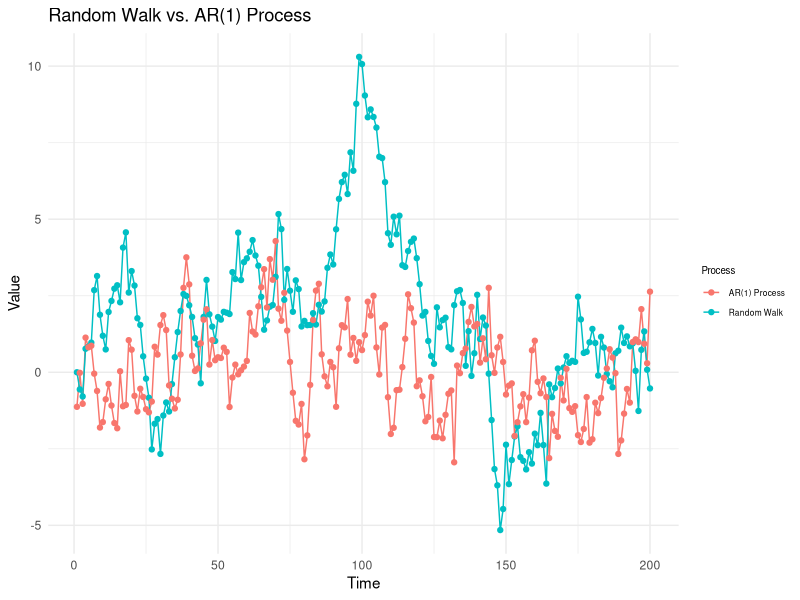

Here is the R script that generated this plot:
library(ggplot2)
set.seed(123)

# Using arima.sim to simulate ARIMA(0,1,0) (Random Walk)
random_walk_arima <- arima.sim(model = list(order = c(0, 1, 0)), n = 199)
#for n = 199 the time series data type is being 200 that is  one more than the value of n  

# Using arima.sim to simulate AR(1)
ar1_process<- arima.sim(model = list(ar = 0.8), n = 200)

#plotting
df <- data.frame(
  Time = rep(1:200, 2),
  Value = c(random_walk_arima, ar1_process),
  Process = rep(c("Random Walk", "AR(1) Process"), each = 200)
)

ggplot(df, aes(x = Time, y = Value, color = Process)) + 
  geom_line() + 
  geom_point()+
  labs(title = "Random Walk vs. AR(1) Process", 
       x = "Time",
       y = "Value",
       color = "Process") +  
  theme_minimal()+
  theme(
    legend.text = element_text(size = 6),  
    legend.title = element_text(size = 7), 
    legend.key.size = unit(0.5, "cm"))